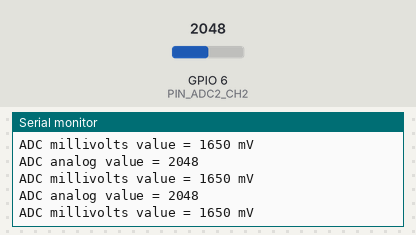
The sketch below on a simulated ESP32-S3. Parts: the last lines printed to the serial monitor. The test bench sets the inputs (shaded band); at power-on: GPIO 6 (PIN_ADC2_CH2) = 2048 (analog values on the 0–4095 scale).

Above: at 1.2 s.
1.3 s: GPIO 6 (PIN_ADC2_CH2) set to 2866
At 1.71 s:
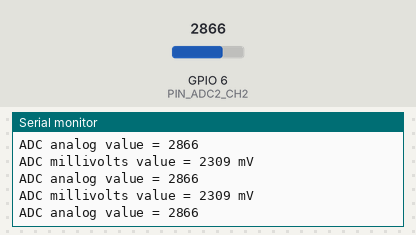
2.8 s: GPIO 6 (PIN_ADC2_CH2) set to 3603
At 2.82 s:
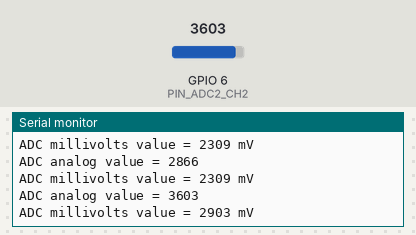
Timing chart, 0 to 5.8 s (numbered marks = the images above; inputs shaded):
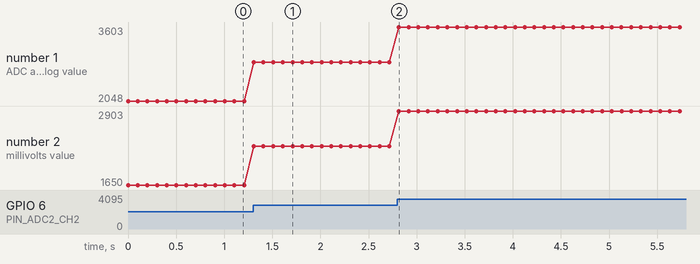

Measured:
- after the input at 1.3 s, the serial monitor: prints a new line at once (image 1)
- after the input at 2.8 s, the serial monitor: prints a new line at once (image 2)
- plotted number 1: 2048 → 2866 after the input at 1.3 s, 2866 → 3603 after the input at 2.8 s
- plotted number 2: 1650 → 2309 after the input at 1.3 s, 2309 → 2903 after the input at 2.8 s

The sketch:

Sensor_AD.ino
```cpp
#include <Arduino.h>

#define PIN_ADC2_CH2 6   //Define the pin macro

void setup() {
  Serial.begin(115200);      //The serial port is initially configured
  analogReadResolution(12);  //Set ADC resolution to 12 bits (0-4096)
}

void loop() {
  //Define two variables to hold the original value and the voltage value (millivolts) collected by the ADC
  int analogOriginalValue = 0;
  int analogVoltsValue = 0;

  analogOriginalValue = analogRead(PIN_ADC2_CH2);         // Read the ADC raw value
  analogVoltsValue = analogReadMilliVolts(PIN_ADC2_CH2);  // Read ADC voltage values (millivolt range)

  // Upload read ADC values:
  Serial.printf("ADC analog value = %d\n",analogOriginalValue);
  Serial.printf("ADC millivolts value = %d mV\n",analogVoltsValue);

  delay(100);
}
```
